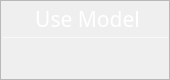
                   <widget class="QFrame" name="Model_QF">
                    <property name="minimumSize">
                     <size>
                      <width>170</width>
                      <height>80</height>
                     </size>
                    </property>
                    <property name="maximumSize">
                     <size>
                      <width>170</width>
                      <height>80</height>
                     </size>
                    </property>
                    <property name="toolTipDuration">
                     <number>0</number>
                    </property>
                    <property name="styleSheet">
                     <string notr="true">QFrame#Model_QF{
color: rgb(255, 255, 255);
border-radius: 15px;
background-color: qradialgradient(cx:0, cy:0, radius:1, fx:0.1, fy:0.1, stop:0 rgb(24, 32, 55),  stop:1 rgb(24, 32, 55));
border: 1px outset rgb(72, 158, 204)
}
</string>
                    </property>
                    <property name="frameShape">
                     <enum>QFrame::StyledPanel</enum>
                    </property>
                    <property name="frameShadow">
                     <enum>QFrame::Raised</enum>
                    </property>
                    <layout class="QVBoxLayout" name="verticalLayout_13" stretch="0,2,1">
                     <property name="spacing">
                      <number>0</number>
                     </property>
                     <property name="leftMargin">
                      <number>0</number>
                     </property>
                     <property name="topMargin">
                      <number>0</number>
                     </property>
                     <property name="rightMargin">
                      <number>0</number>
                     </property>
                     <property name="bottomMargin">
                      <number>0</number>
                     </property>
                     <item>
                      <widget class="QFrame" name="Model_top">
                       <property name="styleSheet">
                        <string notr="true">border:none</string>
                       </property>
                       <property name="frameShape">
                        <enum>QFrame::StyledPanel</enum>
                       </property>
                       <property name="frameShadow">
                        <enum>QFrame::Raised</enum>
                       </property>
                       <layout class="QHBoxLayout" name="horizontalLayout_9">
                        <property name="spacing">
                         <number>0</number>
                        </property>
                        <property name="leftMargin">
                         <number>0</number>
                        </property>
                        <property name="topMargin">
                         <number>3</number>
                        </property>
                        <property name="rightMargin">
                         <number>7</number>
                        </property>
                        <property name="bottomMargin">
                         <number>3</number>
                        </property>
                        <item>
                         <widget class="QLabel" name="label_8">
                          <property name="maximumSize">
                           <size>
                            <width>16777215</width>
                            <height>30</height>
                           </size>
                          </property>
                          <property name="font">
                           <font>
                            <family>Technic</family>
                            <pointsize>16</pointsize>
                            <weight>50</weight>
                            <italic>false</italic>
                            <bold>false</bold>
                           </font>
                          </property>
                          <property name="styleSheet">
                           <string notr="true">color: rgb(255, 255, 255);
padding-left:12px;
font:   16pt &quot;Technic&quot;;</string>
                          </property>
                          <property name="midLineWidth">
                           <number>-1</number>
                          </property>
                          <property name="text">
                           <string>Use Model</string>
                          </property>
                          <property name="alignment">
                           <set>Qt::AlignCenter</set>
                          </property>
                          <property name="wordWrap">
                           <bool>false</bool>
                          </property>
                          <property name="indent">
                           <number>0</number>
                          </property>
                         </widget>
                        </item>
                       </layout>
                      </widget>
                     </item>
                     <item>
                      <widget class="Line" name="line_5">
                       <property name="maximumSize">
                        <size>
                         <width>16777215</width>
                         <height>1</height>
                        </size>
                       </property>
                       <property name="styleSheet">
                        <string notr="true">background-color: rgba(255, 255, 255, 89);</string>
                       </property>
                       <property name="orientation">
                        <enum>Qt::Horizontal</enum>
                       </property>
                      </widget>
                     </item>
                     <item>
                      <widget class="QFrame" name="Model_bottom">
                       <property name="styleSheet">
                        <string notr="true">border:none</string>
                       </property>
                       <property name="frameShape">
                        <enum>QFrame::StyledPanel</enum>
                       </property>
                       <property name="frameShadow">
                        <enum>QFrame::Raised</enum>
                       </property>
                       <layout class="QVBoxLayout" name="verticalLayout_14">
                        <property name="spacing">
                         <number>0</number>
                        </property>
                        <property name="leftMargin">
                         <number>0</number>
                        </property>
                        <property name="topMargin">
                         <number>6</number>
                        </property>
                        <property name="rightMargin">
                         <number>0</number>
                        </property>
                        <property name="bottomMargin">
                         <number>6</number>
                        </property>
                        <item alignment="Qt::AlignTop">
                         <widget class="QLabel" name="Model_name">
                          <property name="minimumSize">
                           <size>
                            <width>0</width>
                            <height>30</height>
                           </size>
                          </property>
                          <property name="maximumSize">
                           <size>
                            <width>16777215</width>
                            <height>30</height>
                           </size>
                          </property>
                          <property name="font">
                           <font>
                            <family>Microsoft YaHei UI</family>
                            <pointsize>15</pointsize>
                            <weight>50</weight>
                            <italic>false</italic>
                            <bold>false</bold>
                            <underline>false</underline>
                           </font>
                          </property>
                          <property name="styleSheet">
                           <string notr="true">color: rgb(255, 255, 255);
font: 15pt &quot;Microsoft YaHei UI&quot;;
</string>
                          </property>
                          <property name="text">
                           <string/>
                          </property>
                          <property name="alignment">
                           <set>Qt::AlignCenter</set>
                          </property>
                         </widget>
                        </item>
                       </layout>
                      </widget>
                     </item>
                    </layout>
                   </widget>
